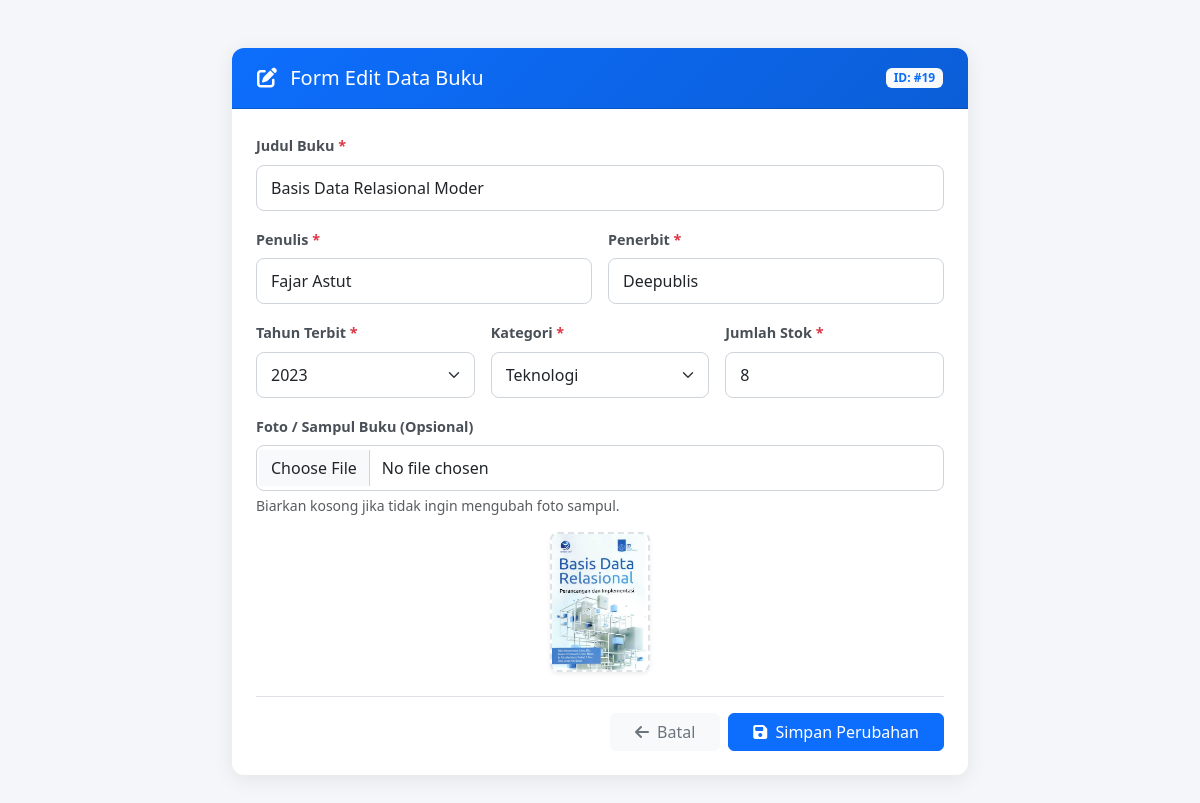
The app's page /view/view_admin/edit_buku.php?id=19 (signed in) with its own data.
### tables this page shows
CREATE TABLE `buku` (
  `id_buku` int(11) NOT NULL,
  `judul` varchar(150) NOT NULL,
  `penulis` varchar(100) NOT NULL,
  `penerbit` varchar(100) NOT NULL,
  `tahun_terbit` year(4) NOT NULL,
  `kategori` varchar(20) NOT NULL,
  `stok` int(5) NOT NULL,
  `foto` varchar(100) NOT NULL
);

### models/m_koneksi.php (called while the page is built, shortened)
<?php
class Koneksi {
    private $host = "localhost",
            $username = "root",
            $pass = "",
            $db = "perpustakaan";
    function __construct() {
        $this->koneksi = mysqli_connect(
            $this->host,
            $this->username,
            $this->pass,
            $this->db
        );
    }
}

### models/m_buku.php (called while the page is built, shortened)
<?php
include_once 'm_koneksi.php';
class m_buku {
    private $koneksi;
    public function __construct() {
        $db = new koneksi();
        $this->koneksi = $db->koneksi;
    }
    public function get_buku_by_id($id_buku) {
        $stmt = $this->koneksi->prepare("SELECT * FROM buku WHERE id_buku = ?");
        $stmt->bind_param("i", $id_buku);
        $stmt->execute();
        return $stmt->get_result()->fetch_assoc();
    }
}
?>

### view/view_admin/edit_buku.php (the view, shortened to what this page needs)
<?php
require_once '../../models/m_buku.php';
$id_buku = $_GET['id'] ?? 0;
$model_buku = new m_buku();
$data_buku = $model_buku->get_buku_by_id((int)$id_buku);
?>
<!DOCTYPE html>
<html lang="id">
<head>
    <link href="https://cdn.jsdelivr.net/npm/bootstrap@5.3.0/dist/css/bootstrap.min.css" rel="stylesheet">
    <link rel="stylesheet" href="https://cdnjs.cloudflare.com/ajax/libs/font-awesome/6.4.0/css/all.min.css">
</head>
<body>
<div class="container py-5">
    <div class="row justify-content-center">
        <div class="col-lg-8 col-md-10">
            <div class="card">
                <div class="card-header d-flex justify-content-between align-items-center">
                    <h5 class="mb-0 fs-5"><i class="fa-solid fa-pen-to-square me-2"></i> Form Edit Data Buku</h5>
                    <span class="badge bg-light text-primary">ID: #<?= htmlspecialchars($data_buku['id_buku']); ?></span>
                </div>
                <div class="card-body p-4">
                    <form action="../../controller/c_proses_buku.php" method="POST" enctype="multipart/form-data">
                        <div class="row g-3 mb-3">
                            <div class="col-md-12">
                                <label for="judul" class="form-label">Judul Buku <span class="text-danger">*</span></label>
                                <input type="text" class="form-control" id="judul" name="judul" value="<?= htmlspecialchars($data_buku['judul']); ?>" required maxlength="150">
                            </div>
                            <div class="col-md-6">
                                <label for="penulis" class="form-label">Penulis <span class="text-danger">*</span></label>
                                <input type="text" class="form-control" id="penulis" name="penulis" value="<?= htmlspecialchars($data_buku['penulis']); ?>" required maxlength="100">
                            </div>
                            <div class="col-md-6">
                                <label for="penerbit" class="form-label">Penerbit <span class="text-danger">*</span></label>
                                <input type="text" class="form-control" id="penerbit" name="penerbit" value="<?= htmlspecialchars($data_buku['penerbit']); ?>" required maxlength="100">
                            </div>
                        </div>
                        <div class="row g-3 mb-3">
                            <div class="col-md-4">
                                <label for="tahun_terbit" class="form-label">Tahun Terbit <span class="text-danger">*</span></label>
                                <select class="form-select" id="tahun_terbit" name="tahun_terbit" required>
                                    <?php
                                    $tahun_sekarang = date('Y');
                                    for ($i = $tahun_sekarang; $i >= 1950; $i--) {
                                        $selected = ($data_buku['tahun_terbit'] == $i) ? 'selected' : '';
                                        echo "<option value='$i' $selected>$i</option>";
                                    }
                                    ?>
                                </select>
                            </div>
                            <div class="col-md-4">
                                <label for="kategori" class="form-label">Kategori <span class="text-danger">*</span></label>
                                <select class="form-select" id="kategori" name="kategori" required>
                                    <?php
                                    $list_kategori = ['Fiksi', 'Non-Fiksi', 'Edukasi', 'Teknologi', 'Sains', 'Sejarah', 'Komik', 'Lainnya'];
                                    foreach ($list_kategori as $kat) {
                                        $selected = ($data_buku['kategori'] == $kat) ? 'selected' : '';
                                        echo "<option value='$kat' $selected>$kat</option>";
                                    }
                                    ?>
                                </select>
                            </div>
                            <div class="col-md-4">
                                <label for="stok" class="form-label">Jumlah Stok <span class="text-danger">*</span></label>
                                <input type="number" class="form-control" id="stok" name="stok" min="0" value="<?= (int)$data_buku['stok']; ?>" required>
                            </div>
                        </div>
                        <div class="mb-4">
                            <label for="foto" class="form-label">Foto / Sampul Buku (Opsional)</label>
                            <input type="file" class="form-control" id="foto" name="foto" accept="image/*" onchange="previewImage(event)">
                            <div class="form-text">Biarkan kosong jika tidak ingin mengubah foto sampul.</div>
                            <div class="mt-3 text-center">
                                <?php
                                    $foto_curr = $data_buku['foto'] ?? '';
                                    if (empty($foto_curr)) {
                                        $src_curr = 'https://images.unsplash.com/photo-1543002588-bfa74002ed7e?w=200&auto=format&fit=crop&q=60';
                                    } elseif (filter_var($foto_curr, FILTER_VALIDATE_URL)) {
                                        $src_curr = htmlspecialchars($foto_curr);
                                    } else {
                                        $src_curr = '../../asset/img/' . htmlspecialchars($foto_curr);
                                    }
                                ?>
                                <img id="preview" src="<?= $src_curr; ?>" class="img-preview shadow-sm" alt="Sampul Buku">
                            </div>
                        </div>
                        <div class="d-flex justify-content-end gap-2 pt-3 border-top">
                            <a href="dashboard_buku.php" class="btn btn-light text-secondary px-4">
                                <i class="fa-solid fa-arrow-left me-1"></i> Batal
                            </a>
                            <button type="submit" class="btn btn-primary px-4">
                                <i class="fa-solid fa-floppy-disk me-1"></i> Simpan Perubahan
                            </button>
                        </div>
                    </form>
                </div>
            </div>
        </div>
    </div>
</div>
</body>
</html>

### view/view_admin/edit_buku.php (style rules this page uses)
body { background-color: #f4f6f9; font-family: 'Segoe UI', Tahoma, Geneva, Verdana, sans-serif; }
.card { border: none; border-radius: 12px; box-shadow: 0 4px 20px rgba(0, 0, 0, 0.08); }
.card-header { background: linear-gradient(135deg, #0d6efd, #0b5ed7); color: #ffffff; border-top-left-radius: 12px !important; border-top-right-radius: 12px !important; padding: 18px 25px; }
.form-label { font-weight: 600; color: #495057; font-size: 0.9rem; }
.form-control, .form-select { border-radius: 8px; padding: 10px 14px; border: 1px solid #ced4da; }
.img-preview { max-height: 140px; border-radius: 8px; border: 2px dashed #dee2e6; object-fit: cover; }

### records on screen
buku: id_buku "19", judul "Basis Data Relasional Moder", penulis "Fajar Astut", penerbit "Deepublis", stok "8", foto (picture)

### other values on screen
form field tahun_terbit "2023"
form field kategori "Teknologi"
